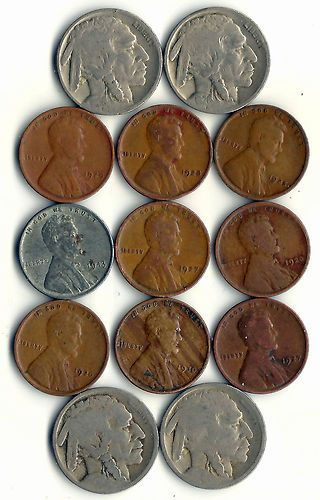
#> input picture dataset/watershed.jpg, 320 x 500 px, found by its file name
$ python w05_WaterShed_62011126.py
#> lines starting #> are read from the running program, lines starting #| are printed output that depends on the picture; after the words box and inside, x2 and y2 are one past the last pixel; in counts of white or black regions, pixels touching at a corner belong together
import cv2
import numpy as np
#BGR --> Gray --> opening --> distance transforms --> threshold --> marker
#watershed -> mapping --> show
#6 step
#resize
img = cv2.resize(cv2.imread("dataset/watershed.jpg"),None,fx=0.8,fy=0.8)
kernel = np.ones((3,3),np.uint8)
#step1 convert to gray
gray = cv2.cvtColor(img,cv2.COLOR_BGR2GRAY)

#step2 threshold
_,thres=cv2.threshold(gray,180,255,cv2.THRESH_BINARY_INV)
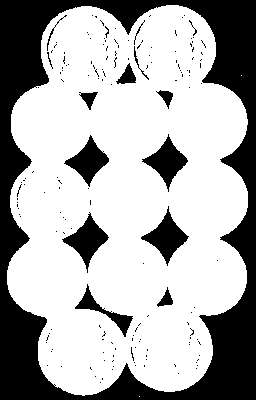
#> thres: shape (400, 256); 67.8% white; 167 black regions (152 under 20 px), largest, box (x1, y1, x2, y2) and area: (0, 0, 256, 400) 26989, (141, 206, 189, 266) 1060, (62, 212, 109, 273) 1049
#step3 noise removal and dilate
closing=cv2.morphologyEx(thres,cv2.MORPH_CLOSE,np.ones((7,7),np.uint8),iterations=1)
#> closing: shape (400, 256); 69.2% white; 11 black regions, largest, box (x1, y1, x2, y2) and area: (0, 0, 256, 400) 26840, (146, 216, 186, 258) 976, (66, 220, 107, 261) 968
opening=cv2.morphologyEx(closing,cv2.MORPH_OPEN,kernel,iterations=1)
#> opening: shape (400, 256); 69.2% white; 11 black regions, largest, box (x1, y1, x2, y2) and area: (0, 0, 256, 400) 26845, (146, 216, 186, 258) 976, (66, 220, 107, 261) 968
#opening = cv2.morphologyEx(opening,cv2.MORPH_DILATE,kernel,iterations = 2)
#step4 distance transform
dist = cv2.distanceTransform(opening,cv2.DIST_L2,3)
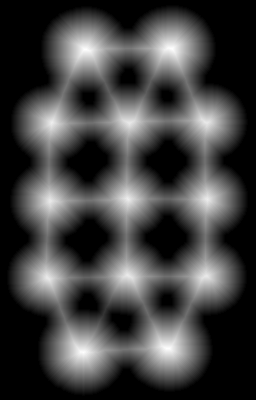
#> dist: shape (400, 256) float32; min 0, max 42.02, mean 10.8; drawn with min black and max white
dt=dist.copy()
cv2.normalize(dt,dt,0,255,cv2.NORM_MINMAX)
cv2.normalize(dist,dist,0,1.0,cv2.NORM_MINMAX)

distu = np.uint8(dt)
#step5 Threshold & Marker
_,thr_dt = cv2.threshold(distu,0.5*dt.max(),255,cv2.THRESH_BINARY)
#> thr_dt: shape (400, 256); 18.8% white; 13 white regions, largest, box (x1, y1, x2, y2) and area: (63, 28, 122, 77) 1864, (134, 27, 194, 76) 1847, (134, 322, 191, 370) 1826
mark_obj = cv2.subtract(opening,thr_dt)
#> mark_obj: shape (400, 256); 50.4% white; 24 black regions, largest, box (x1, y1, x2, y2) and area: (0, 0, 256, 400) 26845, (63, 28, 122, 77) 1864, (134, 27, 194, 76) 1847
_,marker_label = cv2.connectedComponents(thr_dt)
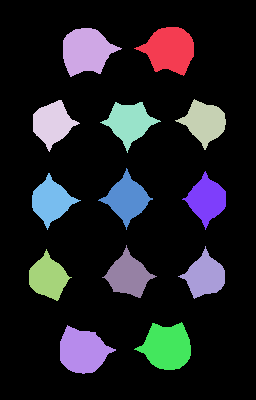
#> marker_label: shape (400, 256) int32; 14 distinct labels, from 0 to 13; one colour per label, 0 black
min_value,max_value,p1,p2 = cv2.minMaxLoc(marker_label)
#> min_value = 0; max_value = 13; p1 = (0, 0); p2 = (67, 325)
print("NUM: ",max_value)
#| NUM:  13.0

marker_label=marker_label+1
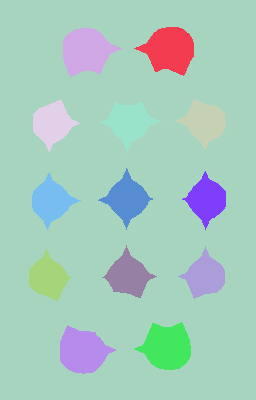
#> marker_label: shape (400, 256) int32; 14 distinct labels, from 1 to 14; one colour per label, 0 black

marker_label[mark_obj==255]=0
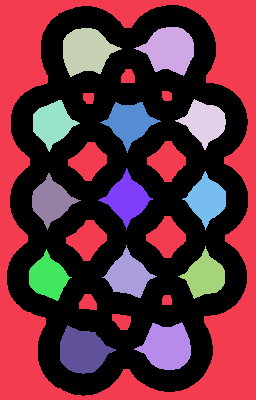
#> marker_label: shape (400, 256) int32; 15 distinct labels, from 0 to 14; one colour per label, 0 black

marker_show = (marker_label*20).astype('uint8')

#step6 water shed
marker_label=cv2.watershed(img,marker_label)
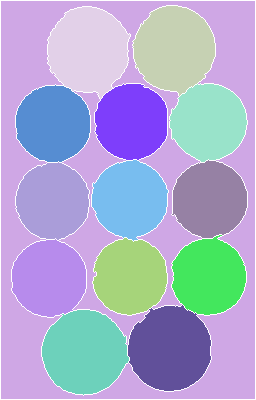
#> marker_label: shape (400, 256) int32; 15 distinct labels, from -1 to 14; one colour per label, 0 black, -1 white
for x in range(2,15):
    img[marker_label==x]=[np.random.randint(0,256),np.random.randint(0,256),np.random.randint(0,256)]
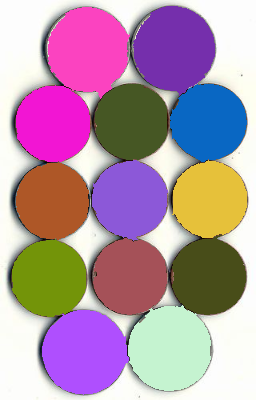
#> img: shape (400, 256, 3); mean B, G, R 167.4, 148.5, 179.2

cv2.imshow("threshold",thres)
cv2.imshow("closing",closing)
cv2.imshow("Dis Tran",dt)
cv2.imshow("Marker obj",mark_obj)
cv2.imshow("Marker lebel",marker_show)
cv2.imshow("original",img)

cv2.waitKey(0)
cv2.destroyAllWindows()

$ run again, with dataset/45.jpg copied over dataset/watershed.jpg
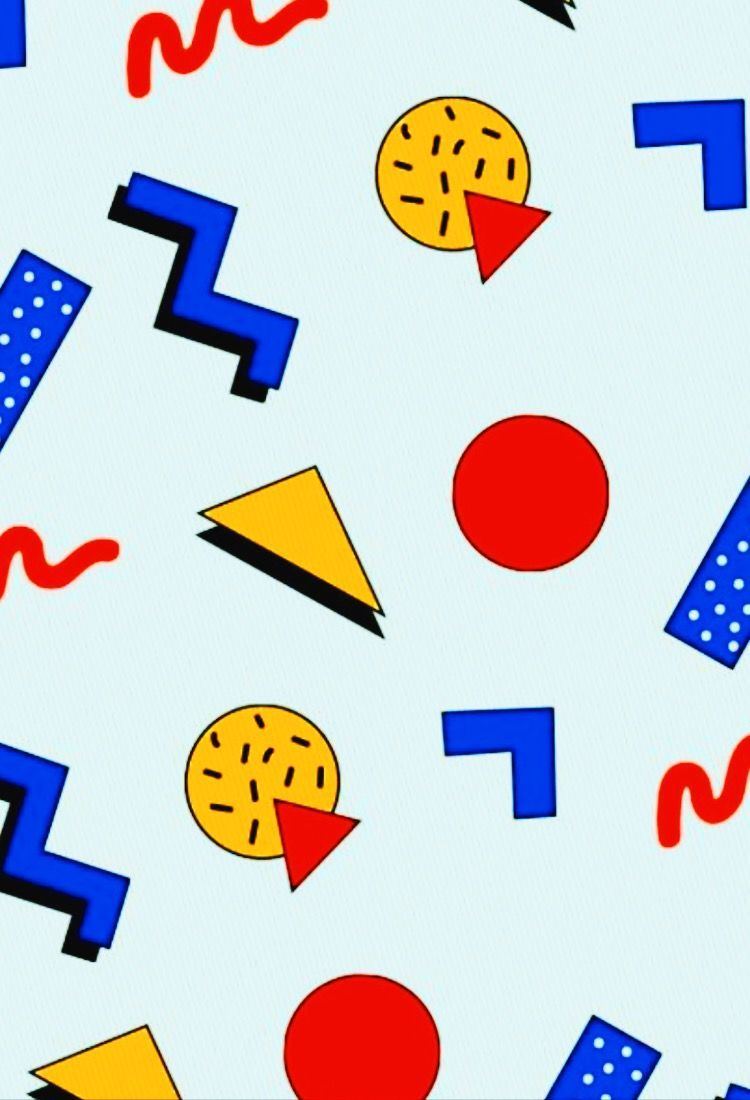
#> input picture dataset/45.jpg, 750 x 1100 px, found by its file name
#> thres: shape (880, 600); 18.4% white; 41 white regions, largest, box (x1, y1, x2, y2) and area: (361, 332, 487, 458) 12624, (86, 137, 239, 323) 11110, (226, 779, 353, 880) 10814
#> closing: shape (880, 600); 18.7% white; 35 white regions, largest, box (x1, y1, x2, y2) and area: (361, 332, 487, 458) 12624, (86, 137, 239, 323) 11136, (226, 779, 353, 880) 10821
#> opening: shape (880, 600); 18.7% white; 36 white regions, largest, box (x1, y1, x2, y2) and area: (361, 332, 487, 458) 12624, (86, 137, 239, 323) 11134, (226, 779, 353, 880) 10821
#> dt: shape (880, 600) float32; min 0, max 255, mean 9.9
#> thr_dt: shape (880, 600); 1.7% white; 5 white regions, box (x1, y1, x2, y2) and area: (257, 810, 322, 880) 3790, (392, 363, 456, 427) 3348, (0, 239, 34, 301) 792, (571, 441, 600, 496) 751, (470, 852, 490, 880) 219
#> mark_obj: shape (880, 600); 17% white; 36 white regions, largest, box (x1, y1, x2, y2) and area: (86, 137, 239, 323) 11134, (361, 332, 487, 458) 9276, (0, 594, 104, 770) 8954
#> min_value = 0; max_value = 5; p1 = (0, 0); p2 = (485, 852)
#| NUM:  5.0
#> `marker_label=cv2.watershed(img,marker_label)`:
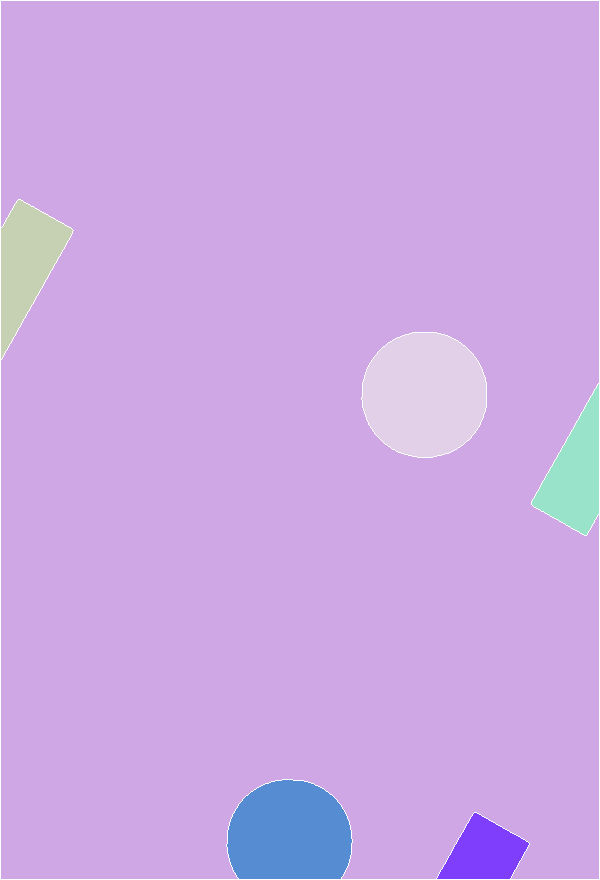
#> marker_label: shape (880, 600) int32; 7 distinct labels, from -1 to 6; one colour per label, 0 black, -1 white
#> after the loop `for x in range(2,15):`:
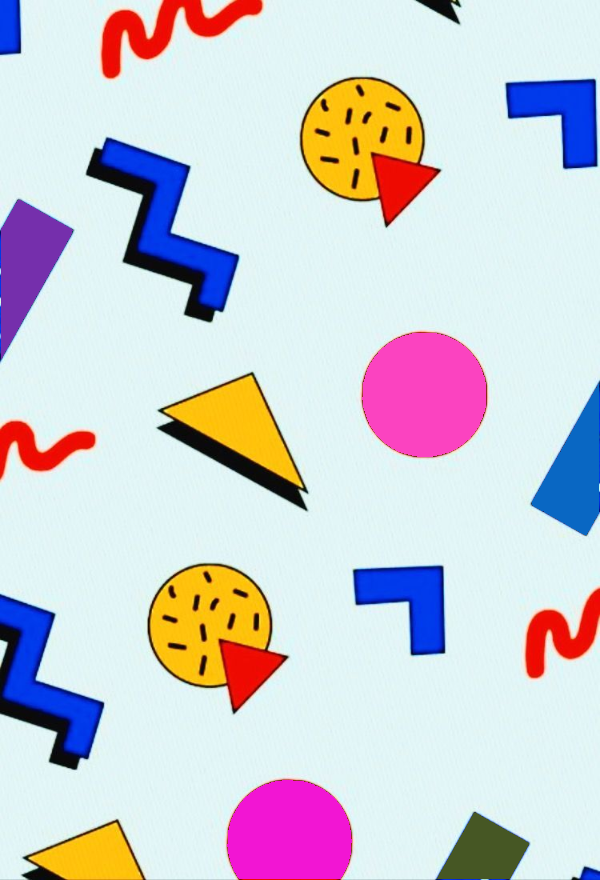
#> img: shape (880, 600, 3); mean B, G, R 213.1, 206.1, 207.2
